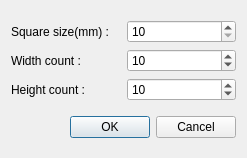
<?xml version="1.0" encoding="UTF-8"?>
<ui version="4.0">
 <class>CalibParamsDialog</class>
 <widget class="QDialog" name="CalibParamsDialog">
  <property name="geometry">
   <rect>
    <x>0</x>
    <y>0</y>
    <width>247</width>
    <height>158</height>
   </rect>
  </property>
  <property name="sizePolicy">
   <sizepolicy hsizetype="Minimum" vsizetype="Minimum">
    <horstretch>0</horstretch>
    <verstretch>0</verstretch>
   </sizepolicy>
  </property>
  <property name="windowTitle">
   <string>Calibration parameters</string>
  </property>
  <layout class="QVBoxLayout" name="verticalLayout">
   <item>
    <layout class="QGridLayout" name="gridLayout">
     <item row="0" column="0">
      <widget class="QLabel" name="label">
       <property name="text">
        <string>Square size(mm) :</string>
       </property>
      </widget>
     </item>
     <item row="1" column="0">
      <widget class="QLabel" name="label_2">
       <property name="text">
        <string>Width count :</string>
       </property>
      </widget>
     </item>
     <item row="2" column="0">
      <widget class="QLabel" name="label_3">
       <property name="text">
        <string>Height count :</string>
       </property>
      </widget>
     </item>
     <item row="1" column="1">
      <widget class="QSpinBox" name="wcountSpin">
       <property name="minimum">
        <number>1</number>
       </property>
       <property name="maximum">
        <number>100</number>
       </property>
       <property name="value">
        <number>10</number>
       </property>
      </widget>
     </item>
     <item row="2" column="1">
      <widget class="QSpinBox" name="hcountSpin">
       <property name="minimum">
        <number>1</number>
       </property>
       <property name="maximum">
        <number>100</number>
       </property>
       <property name="value">
        <number>10</number>
       </property>
      </widget>
     </item>
     <item row="0" column="1">
      <widget class="QSpinBox" name="squareSizeSpin">
       <property name="minimum">
        <number>10</number>
       </property>
       <property name="maximum">
        <number>100</number>
       </property>
      </widget>
     </item>
    </layout>
   </item>
   <item>
    <widget class="QDialogButtonBox" name="buttonBox">
     <property name="orientation">
      <enum>Qt::Horizontal</enum>
     </property>
     <property name="standardButtons">
      <set>QDialogButtonBox::Cancel|QDialogButtonBox::Ok</set>
     </property>
    </widget>
   </item>
  </layout>
 </widget>
 <resources/>
 <connections>
  <connection>
   <sender>buttonBox</sender>
   <signal>accepted()</signal>
   <receiver>CalibParamsDialog</receiver>
   <slot>accept()</slot>
   <hints>
    <hint type="sourcelabel">
     <x>248</x>
     <y>254</y>
    </hint>
    <hint type="destinationlabel">
     <x>157</x>
     <y>274</y>
    </hint>
   </hints>
  </connection>
  <connection>
   <sender>buttonBox</sender>
   <signal>rejected()</signal>
   <receiver>CalibParamsDialog</receiver>
   <slot>reject()</slot>
   <hints>
    <hint type="sourcelabel">
     <x>316</x>
     <y>260</y>
    </hint>
    <hint type="destinationlabel">
     <x>286</x>
     <y>274</y>
    </hint>
   </hints>
  </connection>
 </connections>
</ui>
